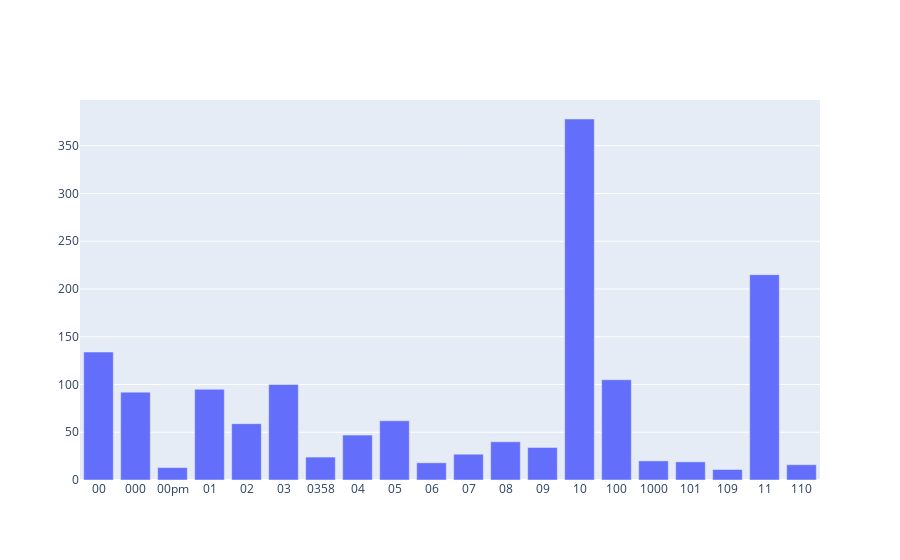

Here is the notebook cell this chart was saved with:
### Markdown cell above
### >>> **Exercise 14 (take home):

### Code cell
#import numpy as np  
#import matplotlib.mlab as mlab  
#import matplotlib.pyplot as plt
x_data2 = []
y_data2 = []
for i in range(400):
    if term_frequencies[i] > 10: # print frequency more than 3
        x_data2.append(count_vect.get_feature_names()[i])
        y_data2.append(term_frequencies[i])
layout = go.Layout(xaxis=dict(type='category'))
fig = go.Figure([go.Bar(x=x_data2, y=y_data2)],layout = layout)
fig.show()

### Figure 1 — Plotly figure (JSON) as saved in the notebook; plotly's stock layout.template omitted (floating-point values rounded to 4 significant figures)
{"data": [{"type": "bar", "x": ["00", "000", "00pm", "01", "02", "03", "0358", "04", "05", "06", "07", "08", "09", "10", "100", "1000", "101", "109", "11", "110"], "y": [134, 92, 13, 95, 59, 100, 24, 47, 62, 18, 27, 40, 34, 378, 105, 20, 19, 11, 215, 16]}], "layout": {"xaxis": {"type": "category"}}}
